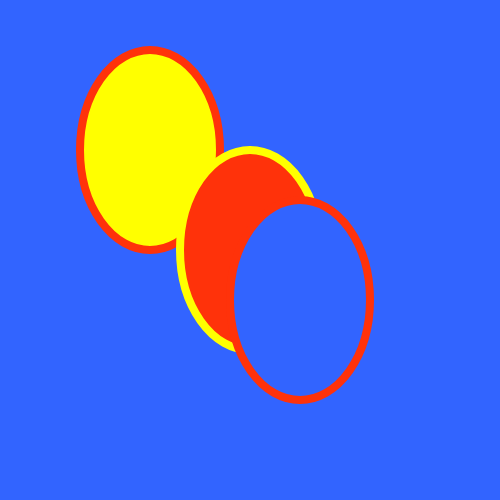
Frame 1 (no input)
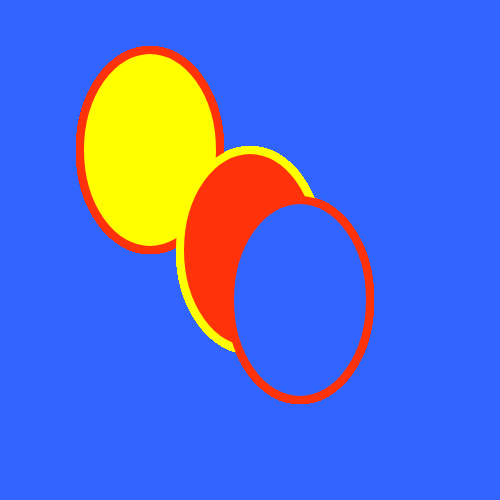
Frame 60 (no input)
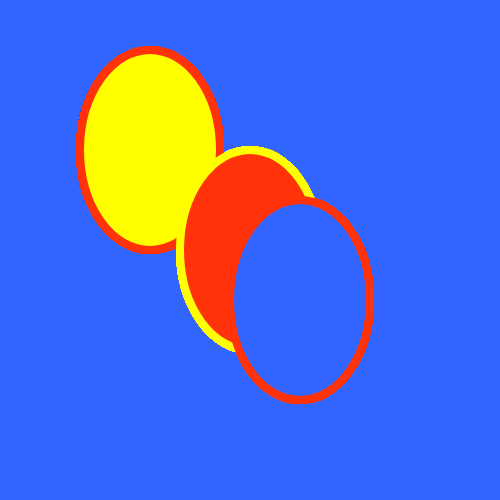
Frame 120 (the mouse pressed at the canvas centre since frame 60)

The p5.js sketch that drew these frames (run headless with seeded random() and noise() and a simulated clock; from frame 60 on, the mouse is pressed at the canvas centre):

// p5.js sketch
// ── sketch.js
function setup() {
  createCanvas(500, 500);
  background(50, 100, 255);

}

function draw() {

//Ellipse 1 Yellow w/ red fill  Upper-left
push();
translate(150, 150);
  fill(255, 255, 0);
  stroke(255, 50, 10);
  strokeWeight(8);
  ellipse(0, 0, 140, 200);
pop();


  translate(250,250);
  fill(255, 50, 10);//Ellipse 2 Red, w/ yellow fill. Mid-screen
  stroke(255, 255, 0);
  strokeWeight(8);

  ellipse(0, 0, 140, 200);

/*  (Block-Comment)
 Ellipse 3 Yellow w/ Blue fill  Lower-Right
*/
  translate(50,50);
  fill(50, 100, 255);
  stroke(255, 50, 10);
  strokeWeight(8);
  ellipse(0, 0, 140, 200);
}
